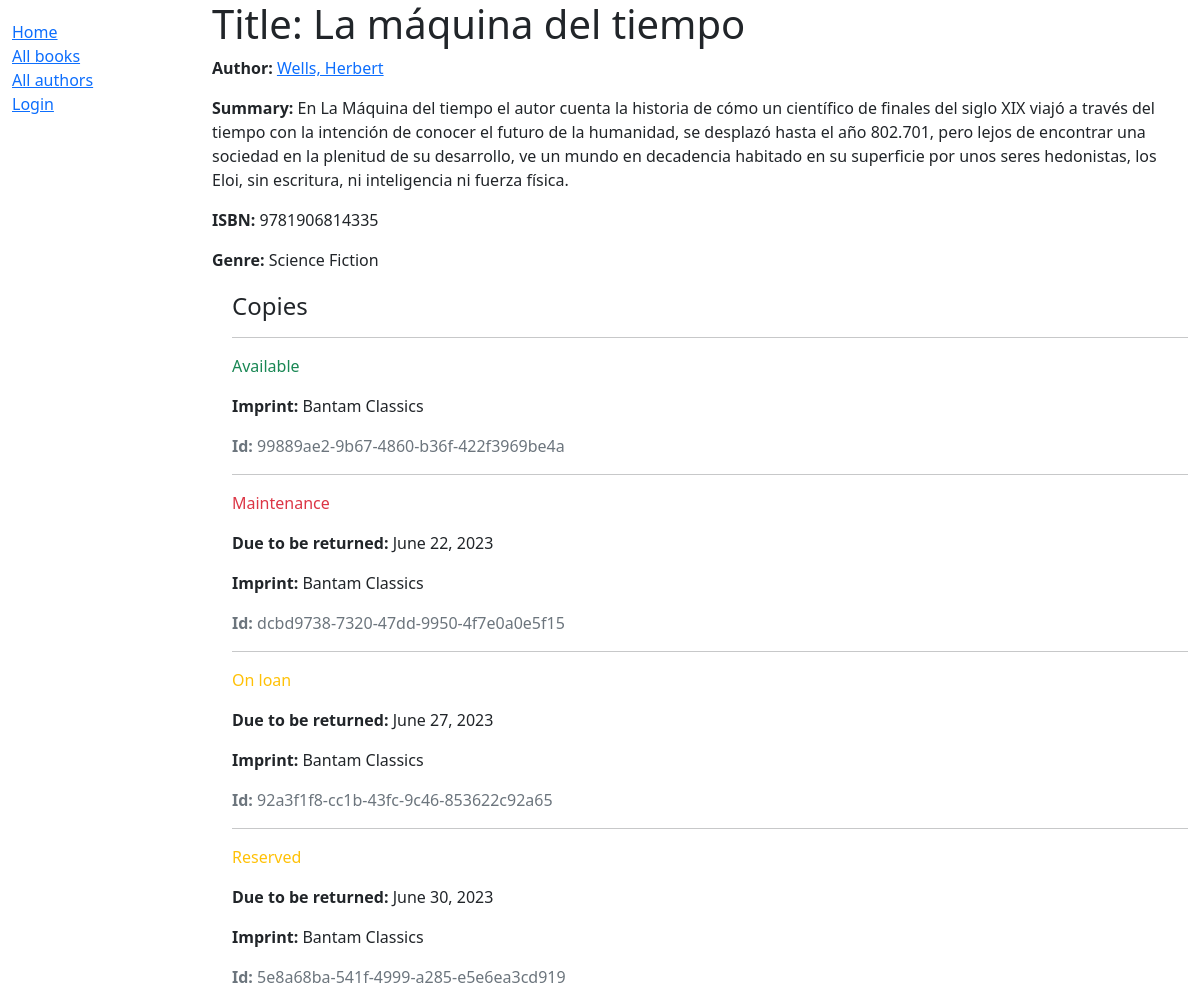
/catalog/book/1, run on the app's committed database.
### catalog/models.py (models this page shows, shortened)
class Book(models.Model):
    title = models.CharField(max_length=200)
    author = models.ForeignKey('Author', on_delete=models.SET_NULL, null=True)
    summary = models.TextField(max_length=1000, help_text='Enter a brief description of the book')
    isbn = models.CharField('ISBN', max_length=13, unique=True,
                             help_text='13 Character <a href="https://www.isbn-international.org/content/what-isbn">ISBN number</a>')
    genre = models.ManyToManyField(Genre, help_text='Select a genre for this book')
    def display_genre(self):
        return ', '.join([ genre.name for genre in self.genre.all()[:3] ])
    display_genre.short_description = 'Genre'

class Author(models.Model):
    first_name = models.CharField(max_length=100)
    last_name = models.CharField(max_length=100)
    date_of_birth = models.DateField(null=True, blank=True)
    date_of_death = models.DateField('Died', null=True, blank=True)
    class Meta:
        ordering = ['last_name', 'first_name']
    def __str__(self):
        return f'{self.last_name}, {self.first_name}'

class Genre(models.Model):
    name = models.CharField(max_length=200, help_text='Enter a book genre (e.g. Science Fiction)')
    def __str__(self):
        return self.name

class BookInstance(models.Model):
    id = models.UUIDField(primary_key=True, default=uuid.uuid4, help_text='Unique ID for this particular book across whole library')
    book = models.ForeignKey('Book', on_delete=models.RESTRICT, null=True)
    imprint = models.CharField(max_length=200)
    due_back = models.DateField(null=True, blank=True)
    borrower = models.ForeignKey(User, on_delete=models.SET_NULL, null=True, blank=True)
    LOAN_STATUS = (
        ('m', 'Maintenance'),
        ('o', 'On loan'),
        ('a', 'Available'),
        ('r', 'Reserved'),
    )
    status = models.CharField(
        max_length=1,
        choices=LOAN_STATUS,
        blank=True,
        default='m',
        help_text='Book availability',
    )
    class Meta:
        ordering = ['due_back']
        permissions = (("can_mark_returned", "Set book as returned"),)

### catalog/views.py (the view)
# urls.py: path('book/<int:pk>', views.BookDetailView.as_view(), name='book-detail'),
class BookDetailView(generic.DetailView):
    model = Book

### catalog/templates/catalog/book_detail.html
{% extends "base_generic.html" %}
{% block content %}
<h1>Title: {{ book.title }}</h1>
<p><strong>Author:</strong> <a href="">{{ book.author }}</a></p>
<p><strong>Summary:</strong> {{ book.summary }}</p>
<p><strong>ISBN:</strong> {{ book.isbn }}</p>
<p><strong>Genre:</strong> {{ book.genre.all|join:", " }}</p>
<div style="margin-left:20px;margin-top:20px">
    <h4>Copies</h4>
    {% for copy in book.bookinstance_set.all %}
    <hr />
    <p class="{% if copy.status == 'a' %}text-success{% elif copy.status == 'm' %}text-danger{% else %}text-warning{% endif %}">
        {{ copy.get_status_display }}
    </p>
    {% if copy.status != 'a' %}
    <p><strong>Due to be returned:</strong> {{ copy.due_back }}</p>
    {% endif %}
    <p><strong>Imprint:</strong> {{ copy.imprint }}</p>
    <p class="text-muted"><strong>Id:</strong> {{ copy.id }}</p>
    {% endfor %}
</div>
{% endblock %}

### data on the page
Book: author "Wells, Herbert", summary "En La Máquina del tiempo el autor cuenta la historia de cómo un científico de finales del siglo XIX viajó a través del tiempo con la intención de conocer el futuro de la humanidad, se desplazó hasta el año 802.701, pero lejos de encontrar una sociedad en la plenitud de su desarrollo, ve un mundo en decadencia habitado en su superficie por unos seres hedonistas, los Eloi, sin escritura, ni inteligencia ni fuerza física.", isbn "9781906814335", genre.all "Science Fiction"
BookInstance: status "Available", imprint "Bantam Classics", id "99889ae2-9b67-4860-b36f-422f3969be4a"
BookInstance: status "Maintenance", due_back "June 22, 2023", imprint "Bantam Classics", id "dcbd9738-7320-47dd-9950-4f7e0a0e5f15"
BookInstance: status "On loan", due_back "June 27, 2023", imprint "Bantam Classics", id "92a3f1f8-cc1b-43fc-9c46-853622c92a65"
BookInstance: status "Reserved", due_back "June 30, 2023", imprint "Bantam Classics", id "5e8a68ba-541f-4999-a285-e5e6ea3cd919"
